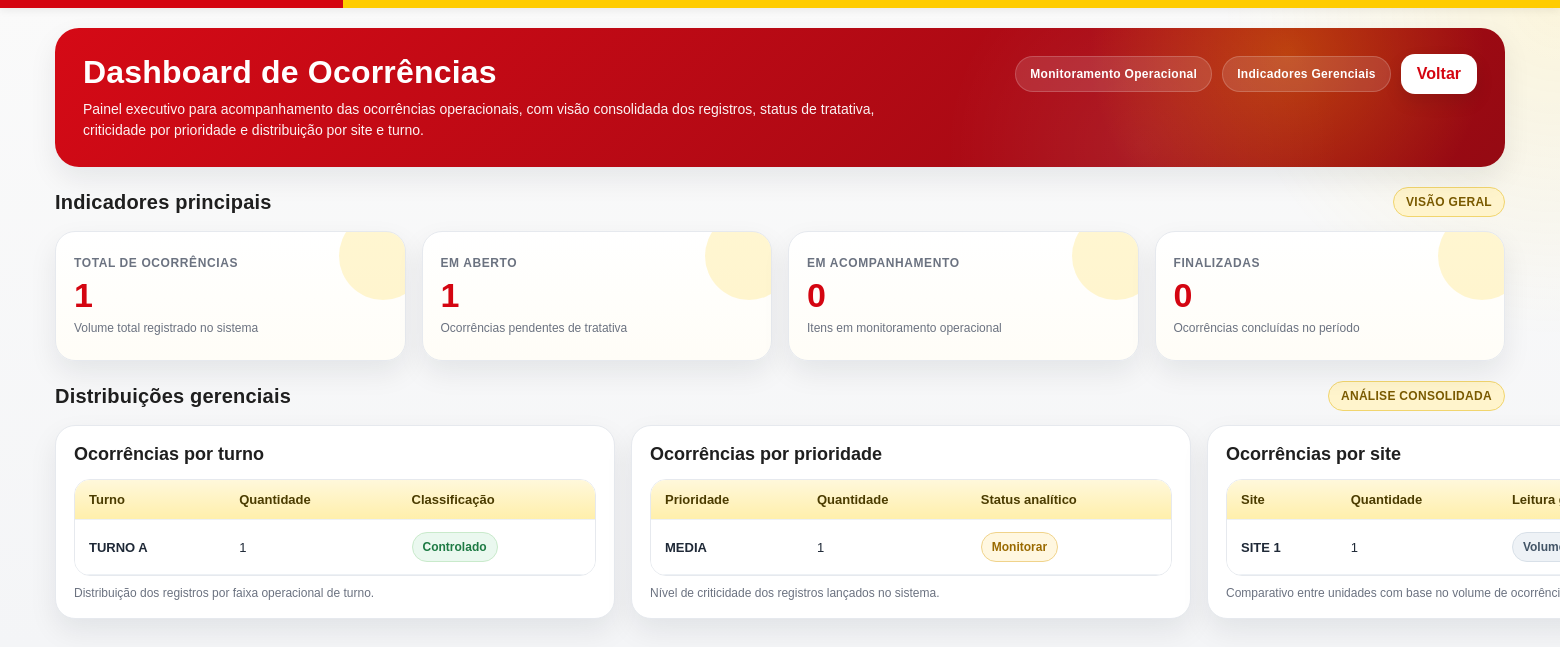
Before: /dashboard-ocorrencias (signed in) with the older database file.
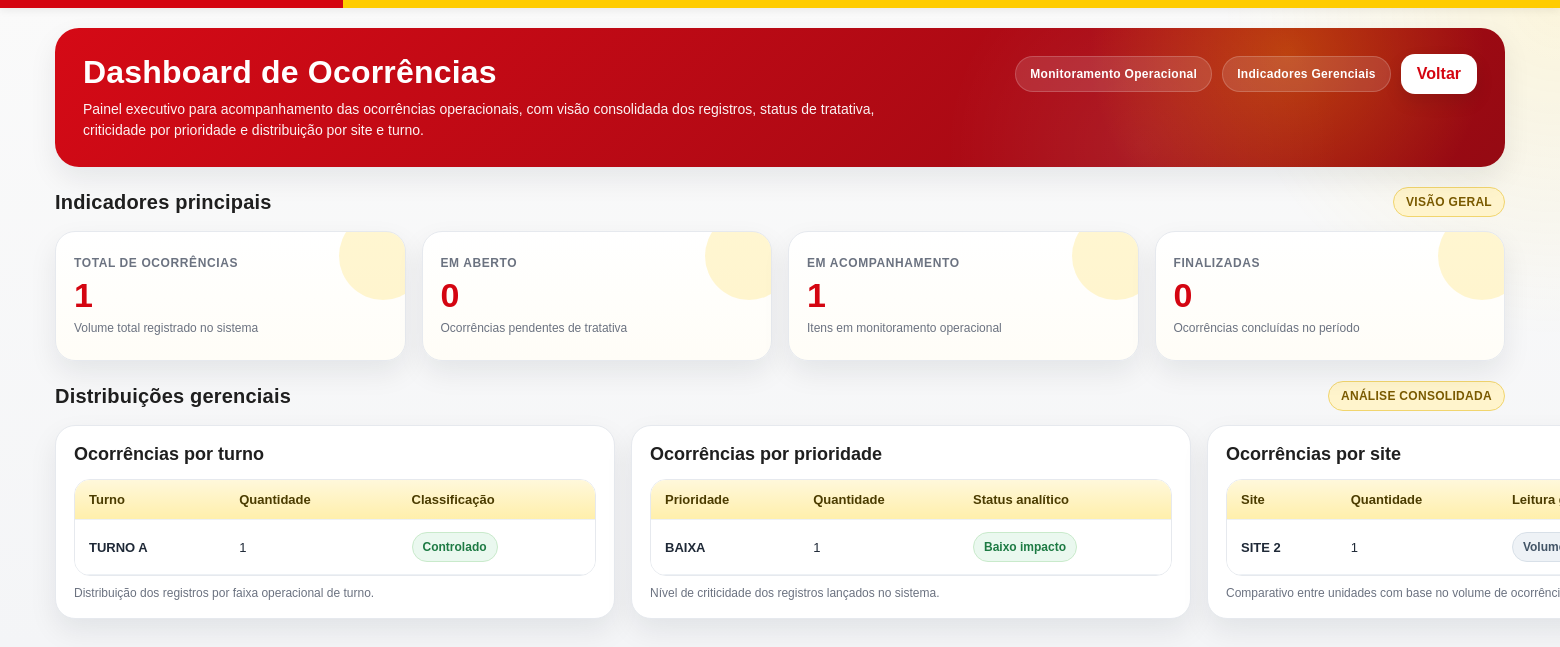
After: the same page with the newer database file.
### app.py (models this page shows, shortened)
class OcorrenciaTurno(db.Model):
    __tablename__ = "ocorrencias_turno"
    id = db.Column(db.Integer, primary_key=True)
    data_ocorrencia = db.Column(db.Date, nullable=False, default=date.today)
    data_hora_registro = db.Column(db.DateTime, nullable=False, default=datetime.now)
    site = db.Column(db.String(80), nullable=False)
    turno = db.Column(db.String(30), nullable=False)
    setor = db.Column(db.String(100), nullable=False)
    tipo_ocorrencia = db.Column(db.String(100), nullable=False)
    prioridade = db.Column(db.String(20), nullable=False)
    responsavel_saida = db.Column(db.String(120), nullable=False)
    responsavel_entrada = db.Column(db.String(120), nullable=False)
    descricao = db.Column(db.Text, nullable=False)
    acoes_tomadas = db.Column(db.Text, nullable=True)
    pendencias = db.Column(db.Text, nullable=True)
    status = db.Column(db.String(40), nullable=False)
    referencia = db.Column(db.String(80), nullable=True)
    criado_por = db.Column(db.String(120), nullable=True)
    created_at = db.Column(db.DateTime, nullable=False, default=datetime.now)
    updated_at = db.Column(db.DateTime, nullable=True)

### app.py (the view)
@app.route("/dashboard-ocorrencias")
@login_required
def dashboard_ocorrencias():
    total = db.session.query(func.count(OcorrenciaTurno.id)).scalar() or 0
    em_aberto = db.session.query(func.count(OcorrenciaTurno.id)).filter(OcorrenciaTurno.status == "EM ABERTO").scalar() or 0
    acompanhamento = db.session.query(func.count(OcorrenciaTurno.id)).filter(OcorrenciaTurno.status == "EM ACOMPANHAMENTO").scalar() or 0
    finalizado = db.session.query(func.count(OcorrenciaTurno.id)).filter(OcorrenciaTurno.status == "FINALIZADO").scalar() or 0
    por_turno = (
        db.session.query(OcorrenciaTurno.turno, func.count(OcorrenciaTurno.id))
        .group_by(OcorrenciaTurno.turno)
        .order_by(OcorrenciaTurno.turno.asc())
        .all()
    )
    por_prioridade = (
        db.session.query(OcorrenciaTurno.prioridade, func.count(OcorrenciaTurno.id))
        .group_by(OcorrenciaTurno.prioridade)
        .all()
    )
    por_site = (
        db.session.query(OcorrenciaTurno.site, func.count(OcorrenciaTurno.id))
        .group_by(OcorrenciaTurno.site)
        .order_by(OcorrenciaTurno.site.asc())
        .all()
    )
    return render_template(
        "dashboard_ocorrencias.html",
        total=total,
        em_aberto=em_aberto,
        acompanhamento=acompanhamento,
        finalizado=finalizado,
        por_turno=por_turno,
        por_prioridade=por_prioridade,
        por_site=por_site,
    )

### app.py (called while the page is built)
def login_required(funcao):
    @wraps(funcao)
    def wrapper(*args, **kwargs):
        if not session.get("user_id"):
            flash("Faça login para acessar o sistema.", "warning")
            return redirect(url_for("login"))
        return funcao(*args, **kwargs)
    return wrapper

### templates/dashboard_ocorrencias.html (shortened to what the changed rows need)
<!doctype html>
<html lang="pt-br">
<head>
</head>
<body>
  <div class="wrap">
    <div class="hero">
      <div class="hero-content">
        <div class="hero-left">
          <h1>Dashboard de Ocorrências</h1>
        </div>
      </div>
    </div>
    <div class="section">
      <div class="section-head">
        <h2 class="section-title">Indicadores principais</h2>
      </div>
      <div class="grid grid-4">
        <div class="card kpi">
          <div class="label">Em aberto</div>
          <div class="value">{{ em_aberto }}</div>
          <div class="sub">Ocorrências pendentes de tratativa</div>
        </div>
        <div class="card kpi">
          <div class="label">Em acompanhamento</div>
          <div class="value">{{ acompanhamento }}</div>
          <div class="sub">Itens em monitoramento operacional</div>
        </div>
      </div>
    </div>
    <div class="section">
      <div class="section-head">
        <h2 class="section-title">Distribuições gerenciais</h2>
      </div>
      <div class="summary-grid">
        <div class="card">
          <div class="table-wrap">
            <table>
              <thead>
                <tr>
                  <th>Turno</th>
                  <th>Quantidade</th>
                  <th>Classificação</th>
                </tr>
              </thead>
              <tbody>
                {% for turno, qtd in por_turno %}
                <tr>
                  <td><strong>{{ turno }}</strong></td>
                  <td>{{ qtd }}</td>
                  <td>
                    {% if qtd >= 20 %}
                      <span class="badge badge-danger">Alta demanda</span>
                    {% elif qtd >= 10 %}
                      <span class="badge badge-warn">Atenção</span>
                    {% else %}
                      <span class="badge badge-ok">Controlado</span>
                    {% endif %}
                  </td>
                </tr>
                {% else %}
                <tr>
                  <td colspan="3" class="empty">Sem dados disponíveis.</td>
                </tr>
                {% endfor %}
              </tbody>
            </table>
          </div>
        </div>
        <div class="card">
          <div class="table-wrap">
            <table>
              <thead>
                <tr>
                  <th>Prioridade</th>
                  <th>Quantidade</th>
                  <th>Status analítico</th>
                </tr>
              </thead>
              <tbody>
                {% for prioridade, qtd in por_prioridade %}
                <tr>
                  <td><strong>{{ prioridade }}</strong></td>
                  <td>{{ qtd }}</td>
                  <td>
                    {% if prioridade in ['CRITICA', 'CRÍTICA', 'ALTA'] %}
                      <span class="badge badge-danger">Criticidade elevada</span>
                    {% elif prioridade in ['MEDIA', 'MÉDIA'] %}
                      <span class="badge badge-warn">Monitorar</span>
                    {% else %}
                      <span class="badge badge-ok">Baixo impacto</span>
                    {% endif %}
                  </td>
                </tr>
                {% else %}
                <tr>
                  <td colspan="3" class="empty">Sem dados disponíveis.</td>
                </tr>
                {% endfor %}
              </tbody>
            </table>
          </div>
        </div>
        <div class="card">
          <div class="table-wrap">
            <table>
              <thead>
                <tr>
                  <th>Site</th>
                  <th>Quantidade</th>
                  <th>Leitura gerencial</th>
                </tr>
              </thead>
              <tbody>
                {% for site, qtd in por_site %}
                <tr>
                  <td><strong>{{ site }}</strong></td>
                  <td>{{ qtd }}</td>
                  <td>
                    {% if qtd >= 20 %}
                      <span class="badge badge-danger">Maior concentração</span>
                    {% elif qtd >= 10 %}
                      <span class="badge badge-warn">Ponto de atenção</span>
                    {% else %}
                      <span class="badge badge-neutral">Volume moderado</span>
                    {% endif %}
                  </td>
                </tr>
                {% else %}
                <tr>
                  <td colspan="3" class="empty">Sem dados disponíveis.</td>
                </tr>
                {% endfor %}
              </tbody>
            </table>
          </div>
        </div>
      </div>
    </div>
  </div>
</body>
</html>

Changed rows visible on the page:
changed OcorrenciaTurno "TURNO A": prioridade "MEDIA" → "BAIXA"; site "SITE 1" → "SITE 2"; text "Monitorar" → "Baixo impacto"
Other visible differences:
{{ em_aberto }}: "1" → "0"
{{ acompanhamento }}: "0" → "1"
